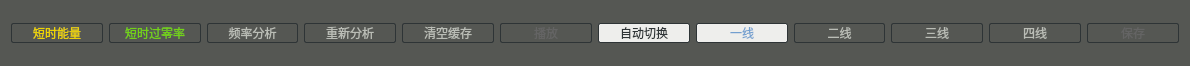
<?xml version="1.0" encoding="UTF-8"?>
<ui version="4.0">
 <class>ToolButtons</class>
 <widget class="QWidget" name="ToolButtons">
  <property name="geometry">
   <rect>
    <x>0</x>
    <y>0</y>
    <width>1190</width>
    <height>66</height>
   </rect>
  </property>
  <property name="windowTitle">
   <string>Form</string>
  </property>
  <property name="autoFillBackground">
   <bool>false</bool>
  </property>
  <property name="styleSheet">
   <string notr="true">QWidget{
	
	background-color: rgb(85, 87, 83);
}</string>
  </property>
  <layout class="QHBoxLayout" name="horizontalLayout">
   <item>
    <widget class="QPushButton" name="b1">
     <property name="toolTip">
      <string>Alt+E</string>
     </property>
     <property name="styleSheet">
      <string notr="true">QPushButton{
border: 1px solid black;
border-color: rgb(46, 52, 54);
background-color: rgb(85, 87, 83);
color: rgb(186, 189, 182);
border-radius:2px;
}
QPushButton:checked{
border: 1px solid black;
border-color: rgb(46, 52, 54);
background-color: rgb(85, 87, 83);
	
	color: rgb(237, 212, 0);
border-radius:2px;
}
QPushButton:hover{
border: 1px solid black;
border-color: rgb(46, 52, 54);
	background-color: rgb(136, 138, 133);


border-radius:2px;
}
QPushButton:pressed{
border: 1px solid black;
border-color: rgb(46, 52, 54);
color: rgb(136, 138, 133);
background-color: rgb(186, 189, 182);
border-radius:2px;
}</string>
     </property>
     <property name="text">
      <string>短时能量</string>
     </property>
     <property name="shortcut">
      <string>Alt+E</string>
     </property>
     <property name="checkable">
      <bool>true</bool>
     </property>
     <property name="checked">
      <bool>true</bool>
     </property>
    </widget>
   </item>
   <item>
    <widget class="QPushButton" name="b2">
     <property name="toolTip">
      <string>Alt+P</string>
     </property>
     <property name="styleSheet">
      <string notr="true">QPushButton{
border: 1px solid black;
border-color: rgb(46, 52, 54);
background-color: rgb(85, 87, 83);
color: rgb(186, 189, 182);
border-radius:2px;
}
QPushButton:checked{
border: 1px solid black;
border-color: rgb(46, 52, 54);
background-color: rgb(85, 87, 83);
	
	color: rgb(115, 210, 22);
border-radius:2px;
}
QPushButton:hover{
border: 1px solid black;
border-color: rgb(46, 52, 54);
	background-color: rgb(136, 138, 133);


border-radius:2px;
}
QPushButton:pressed{
border: 1px solid black;
border-color: rgb(46, 52, 54);
color: rgb(136, 138, 133);
background-color: rgb(186, 189, 182);
border-radius:2px;
}</string>
     </property>
     <property name="text">
      <string>短时过零率</string>
     </property>
     <property name="shortcut">
      <string>Alt+P</string>
     </property>
     <property name="checkable">
      <bool>true</bool>
     </property>
     <property name="checked">
      <bool>true</bool>
     </property>
    </widget>
   </item>
   <item>
    <widget class="QPushButton" name="b3">
     <property name="toolTip">
      <string>Alt+F</string>
     </property>
     <property name="styleSheet">
      <string notr="true">QPushButton{
border: 1px solid black;
border-color: rgb(46, 52, 54);
background-color: rgb(85, 87, 83);
color: rgb(186, 189, 182);
border-radius:2px;
}
QPushButton:checked{
border: 1px solid black;
border-color: rgb(46, 52, 54);
background-color: rgb(85, 87, 83);
	
	color: rgb(173, 127, 168);
border-radius:2px;
}
QPushButton:hover{
border: 1px solid black;
border-color: rgb(46, 52, 54);
	background-color: rgb(136, 138, 133);


border-radius:2px;
}
QPushButton:pressed{
border: 1px solid black;
border-color: rgb(46, 52, 54);
color: rgb(136, 138, 133);
background-color: rgb(186, 189, 182);
border-radius:2px;
}</string>
     </property>
     <property name="text">
      <string>频率分析</string>
     </property>
     <property name="shortcut">
      <string>Alt+F</string>
     </property>
     <property name="checkable">
      <bool>true</bool>
     </property>
     <property name="checked">
      <bool>false</bool>
     </property>
    </widget>
   </item>
   <item>
    <widget class="QPushButton" name="b4">
     <property name="toolTip">
      <string>Alt+R</string>
     </property>
     <property name="styleSheet">
      <string notr="true">QPushButton{
border: 1px solid black;
border-color: rgb(46, 52, 54);
background-color: rgb(85, 87, 83);
color: rgb(186, 189, 182);
border-radius:2px;
}
QPushButton:disabled{
border: 1px solid black;
border-color: rgb(46, 52, 54);
background-color: rgb(85, 87, 83);
color:  rgb(100,100,100);
border-radius:2px;
}
QPushButton:checked{
border: 1px solid black;
border-color: rgb(46, 52, 54);
background-color: rgb(85, 87, 83);
	color: rgb(46, 52, 54);
border-radius:2px;
}
QPushButton:hover{
border: 1px solid black;
border-color: rgb(46, 52, 54);
	background-color: rgb(136, 138, 133);

color: rgb(186, 189, 182);
border-radius:2px;
}
QPushButton:pressed{
border: 1px solid black;
border-color: rgb(46, 52, 54);
color: rgb(136, 138, 133);
background-color: rgb(186, 189, 182);
border-radius:2px;
}</string>
     </property>
     <property name="text">
      <string>重新分析</string>
     </property>
     <property name="shortcut">
      <string>Alt+R</string>
     </property>
     <property name="checkable">
      <bool>false</bool>
     </property>
    </widget>
   </item>
   <item>
    <widget class="QPushButton" name="b5">
     <property name="toolTip">
      <string>Alt+C</string>
     </property>
     <property name="styleSheet">
      <string notr="true">QPushButton{
border: 1px solid black;
border-color: rgb(46, 52, 54);
background-color: rgb(85, 87, 83);
color: rgb(186, 189, 182);
border-radius:2px;
}
QPushButton:disabled{
border: 1px solid black;
border-color: rgb(46, 52, 54);
background-color: rgb(85, 87, 83);
color:  rgb(100,100,100);
border-radius:2px;
}
QPushButton:checked{
border: 1px solid black;
border-color: rgb(46, 52, 54);
background-color: rgb(85, 87, 83);
	color: rgb(46, 52, 54);
border-radius:2px;
}
QPushButton:hover{
border: 1px solid black;
border-color: rgb(46, 52, 54);
	background-color: rgb(136, 138, 133);

color: rgb(186, 189, 182);
border-radius:2px;
}
QPushButton:pressed{
border: 1px solid black;
border-color: rgb(46, 52, 54);
color: rgb(136, 138, 133);
background-color: rgb(186, 189, 182);
border-radius:2px;
}</string>
     </property>
     <property name="text">
      <string>清空缓存</string>
     </property>
     <property name="shortcut">
      <string>Alt+C</string>
     </property>
     <property name="checkable">
      <bool>false</bool>
     </property>
    </widget>
   </item>
   <item>
    <widget class="QPushButton" name="b6">
     <property name="enabled">
      <bool>false</bool>
     </property>
     <property name="toolTip">
      <string>Space</string>
     </property>
     <property name="styleSheet">
      <string notr="true">QPushButton{
border: 1px solid black;
border-color: rgb(46, 52, 54);
background-color: rgb(85, 87, 83);
color: rgb(186, 189, 182);
border-radius:2px;
}
QPushButton:disabled{
border: 1px solid black;
border-color: rgb(46, 52, 54);
background-color: rgb(85, 87, 83);
color:  rgb(100,100,100);
border-radius:2px;
}
QPushButton:checked{
border: 1px solid black;
border-color: rgb(46, 52, 54);
	background-color: rgb(238, 238, 236);
	
	color: rgb(46, 52, 54);
border-radius:2px;
}
QPushButton:hover{
border: 1px solid black;
border-color: rgb(46, 52, 54);
	background-color: rgb(136, 138, 133);


border-radius:2px;
}
QPushButton:pressed{
border: 1px solid black;
border-color: rgb(46, 52, 54);
color: rgb(136, 138, 133);
background-color: rgb(186, 189, 182);
border-radius:2px;
}</string>
     </property>
     <property name="text">
      <string>播放</string>
     </property>
     <property name="shortcut">
      <string>Space</string>
     </property>
     <property name="checkable">
      <bool>true</bool>
     </property>
     <property name="checked">
      <bool>false</bool>
     </property>
    </widget>
   </item>
   <item>
    <widget class="QPushButton" name="b7">
     <property name="enabled">
      <bool>true</bool>
     </property>
     <property name="toolTip">
      <string>Alt+A</string>
     </property>
     <property name="styleSheet">
      <string notr="true">QPushButton{
border: 1px solid black;
border-color: rgb(46, 52, 54);
background-color: rgb(85, 87, 83);
color: rgb(186, 189, 182);
border-radius:2px;
}
QPushButton:disabled{
border: 1px solid black;
border-color: rgb(46, 52, 54);
background-color: rgb(85, 87, 83);
color:  rgb(100,100,100);
border-radius:2px;
}
QPushButton:checked{
border: 1px solid black;
border-color: rgb(46, 52, 54);
	background-color: rgb(238, 238, 236);
	
	color: rgb(46, 52, 54);
border-radius:2px;
}
QPushButton:hover{
border: 1px solid black;
border-color: rgb(46, 52, 54);
	background-color: rgb(136, 138, 133);


border-radius:2px;
}
QPushButton:pressed{
border: 1px solid black;
border-color: rgb(46, 52, 54);
color: rgb(136, 138, 133);
background-color: rgb(186, 189, 182);
border-radius:2px;
}</string>
     </property>
     <property name="text">
      <string>自动切换</string>
     </property>
     <property name="shortcut">
      <string>Alt+A</string>
     </property>
     <property name="checkable">
      <bool>true</bool>
     </property>
     <property name="checked">
      <bool>true</bool>
     </property>
    </widget>
   </item>
   <item>
    <widget class="QPushButton" name="b8">
     <property name="enabled">
      <bool>true</bool>
     </property>
     <property name="toolTip">
      <string>1</string>
     </property>
     <property name="styleSheet">
      <string notr="true">QPushButton{
border: 1px solid black;
border-color: rgb(46, 52, 54);
background-color: rgb(85, 87, 83);
color: rgb(186, 189, 182);
border-radius:2px;
}
QPushButton:disabled{
border: 1px solid black;
border-color: rgb(46, 52, 54);
background-color: rgb(85, 87, 83);
color:  rgb(100,100,100);
border-radius:2px;
}
QPushButton:checked{
border: 1px solid black;
border-color: rgb(46, 52, 54);
	background-color: rgb(238, 238, 236);
	
	
	color: rgb(114, 159, 207);
border-radius:2px;
}
QPushButton:hover{
border: 1px solid black;
border-color: rgb(46, 52, 54);
	background-color: rgb(136, 138, 133);


border-radius:2px;
}
QPushButton:pressed{
border: 1px solid black;
border-color: rgb(46, 52, 54);
color: rgb(136, 138, 133);
background-color: rgb(186, 189, 182);
border-radius:2px;
}</string>
     </property>
     <property name="text">
      <string>一线</string>
     </property>
     <property name="shortcut">
      <string>1</string>
     </property>
     <property name="checkable">
      <bool>true</bool>
     </property>
     <property name="checked">
      <bool>true</bool>
     </property>
    </widget>
   </item>
   <item>
    <widget class="QPushButton" name="b9">
     <property name="enabled">
      <bool>true</bool>
     </property>
     <property name="toolTip">
      <string>2</string>
     </property>
     <property name="styleSheet">
      <string notr="true">QPushButton{
border: 1px solid black;
border-color: rgb(46, 52, 54);
background-color: rgb(85, 87, 83);
color: rgb(186, 189, 182);
border-radius:2px;
}
QPushButton:disabled{
border: 1px solid black;
border-color: rgb(46, 52, 54);
background-color: rgb(85, 87, 83);
color:  rgb(100,100,100);
border-radius:2px;
}
QPushButton:checked{
border: 1px solid black;
border-color: rgb(46, 52, 54);
	background-color: rgb(238, 238, 236);
	
	
	color: rgb(252, 233, 79);
border-radius:2px;
}
QPushButton:hover{
border: 1px solid black;
border-color: rgb(46, 52, 54);
	background-color: rgb(136, 138, 133);


border-radius:2px;
}
QPushButton:pressed{
border: 1px solid black;
border-color: rgb(46, 52, 54);
color: rgb(136, 138, 133);
background-color: rgb(186, 189, 182);
border-radius:2px;
}</string>
     </property>
     <property name="text">
      <string>二线</string>
     </property>
     <property name="shortcut">
      <string>2</string>
     </property>
     <property name="checkable">
      <bool>true</bool>
     </property>
     <property name="checked">
      <bool>false</bool>
     </property>
    </widget>
   </item>
   <item>
    <widget class="QPushButton" name="b10">
     <property name="enabled">
      <bool>true</bool>
     </property>
     <property name="toolTip">
      <string>3</string>
     </property>
     <property name="styleSheet">
      <string notr="true">QPushButton{
border: 1px solid black;
border-color: rgb(46, 52, 54);
background-color: rgb(85, 87, 83);
color: rgb(186, 189, 182);
border-radius:2px;
}
QPushButton:disabled{
border: 1px solid black;
border-color: rgb(46, 52, 54);
background-color: rgb(85, 87, 83);
color:  rgb(100,100,100);
border-radius:2px;
}
QPushButton:checked{
border: 1px solid black;
border-color: rgb(46, 52, 54);
	background-color: rgb(238, 238, 236);
	
	
	color: rgb(173, 127, 168);
border-radius:2px;
}
QPushButton:hover{
border: 1px solid black;
border-color: rgb(46, 52, 54);
	background-color: rgb(136, 138, 133);


border-radius:2px;
}
QPushButton:pressed{
border: 1px solid black;
border-color: rgb(46, 52, 54);
color: rgb(136, 138, 133);
background-color: rgb(186, 189, 182);
border-radius:2px;
}</string>
     </property>
     <property name="text">
      <string>三线</string>
     </property>
     <property name="shortcut">
      <string>3</string>
     </property>
     <property name="checkable">
      <bool>true</bool>
     </property>
     <property name="checked">
      <bool>false</bool>
     </property>
    </widget>
   </item>
   <item>
    <widget class="QPushButton" name="b11">
     <property name="enabled">
      <bool>true</bool>
     </property>
     <property name="toolTip">
      <string>4</string>
     </property>
     <property name="styleSheet">
      <string notr="true">QPushButton{
border: 1px solid black;
border-color: rgb(46, 52, 54);
background-color: rgb(85, 87, 83);
color: rgb(186, 189, 182);
border-radius:2px;
}
QPushButton:disabled{
border: 1px solid black;
border-color: rgb(46, 52, 54);
background-color: rgb(85, 87, 83);
color:  rgb(100,100,100);
border-radius:2px;
}
QPushButton:checked{
border: 1px solid black;
border-color: rgb(46, 52, 54);
	background-color: rgb(238, 238, 236);
	
	
	color: rgb(138, 226, 52);
border-radius:2px;
}
QPushButton:hover{
border: 1px solid black;
border-color: rgb(46, 52, 54);
	background-color: rgb(136, 138, 133);


border-radius:2px;
}
QPushButton:pressed{
border: 1px solid black;
border-color: rgb(46, 52, 54);
color: rgb(136, 138, 133);
background-color: rgb(186, 189, 182);
border-radius:2px;
}</string>
     </property>
     <property name="text">
      <string>四线</string>
     </property>
     <property name="shortcut">
      <string>4</string>
     </property>
     <property name="checkable">
      <bool>true</bool>
     </property>
     <property name="checked">
      <bool>false</bool>
     </property>
    </widget>
   </item>
   <item>
    <widget class="QPushButton" name="b12">
     <property name="enabled">
      <bool>false</bool>
     </property>
     <property name="toolTip">
      <string>Return</string>
     </property>
     <property name="styleSheet">
      <string notr="true">QPushButton{
border: 1px solid black;
border-color: rgb(46, 52, 54);
background-color: rgb(85, 87, 83);
color: rgb(186, 189, 182);
border-radius:2px;
}
QPushButton:disabled{
border: 1px solid black;
border-color: rgb(46, 52, 54);
background-color: rgb(85, 87, 83);
color:  rgb(100,100,100);
border-radius:2px;
}
QPushButton:checked{
border: 1px solid black;
border-color: rgb(46, 52, 54);
	background-color: rgb(238, 238, 236);
	
	color: rgb(46, 52, 54);
border-radius:2px;
}
QPushButton:hover{
border: 1px solid black;
border-color: rgb(46, 52, 54);
	background-color: rgb(136, 138, 133);


border-radius:2px;
}
QPushButton:pressed{
border: 1px solid black;
border-color: rgb(46, 52, 54);
color: rgb(136, 138, 133);
background-color: rgb(186, 189, 182);
border-radius:2px;
}</string>
     </property>
     <property name="text">
      <string>保存</string>
     </property>
     <property name="shortcut">
      <string>Return</string>
     </property>
     <property name="checkable">
      <bool>false</bool>
     </property>
     <property name="checked">
      <bool>false</bool>
     </property>
    </widget>
   </item>
  </layout>
 </widget>
 <resources/>
 <connections/>
</ui>
